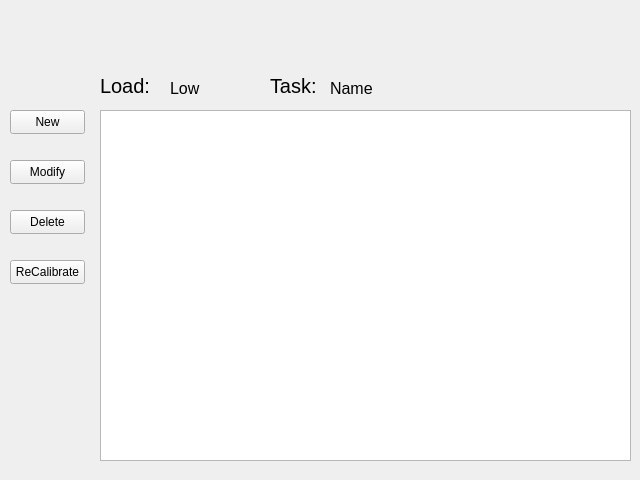
<?xml version="1.0" encoding="UTF-8"?>
<ui version="4.0">
 <class>MainWindow</class>
 <widget class="QMainWindow" name="MainWindow">
  <property name="geometry">
   <rect>
    <x>0</x>
    <y>0</y>
    <width>640</width>
    <height>480</height>
   </rect>
  </property>
  <property name="windowTitle">
   <string>MainWindow</string>
  </property>
  <widget class="QWidget" name="centralwidget">
   <widget class="QTableWidget" name="tableWidget">
    <property name="geometry">
     <rect>
      <x>100</x>
      <y>110</y>
      <width>531</width>
      <height>351</height>
     </rect>
    </property>
   </widget>
   <widget class="QPushButton" name="new_2">
    <property name="geometry">
     <rect>
      <x>10</x>
      <y>110</y>
      <width>75</width>
      <height>24</height>
     </rect>
    </property>
    <property name="text">
     <string>New</string>
    </property>
   </widget>
   <widget class="QPushButton" name="modify">
    <property name="geometry">
     <rect>
      <x>10</x>
      <y>160</y>
      <width>75</width>
      <height>24</height>
     </rect>
    </property>
    <property name="text">
     <string>Modify</string>
    </property>
   </widget>
   <widget class="QPushButton" name="delete_2">
    <property name="geometry">
     <rect>
      <x>10</x>
      <y>210</y>
      <width>75</width>
      <height>24</height>
     </rect>
    </property>
    <property name="text">
     <string>Delete</string>
    </property>
   </widget>
   <widget class="QPushButton" name="refresh">
    <property name="geometry">
     <rect>
      <x>10</x>
      <y>260</y>
      <width>75</width>
      <height>24</height>
     </rect>
    </property>
    <property name="text">
     <string>ReCalibrate</string>
    </property>
   </widget>
   <widget class="QLabel" name="Status_Wid">
    <property name="geometry">
     <rect>
      <x>100</x>
      <y>70</y>
      <width>61</width>
      <height>31</height>
     </rect>
    </property>
    <property name="font">
     <font>
      <pointsize>15</pointsize>
     </font>
    </property>
    <property name="text">
     <string>Load:</string>
    </property>
   </widget>
   <widget class="QLabel" name="status">
    <property name="geometry">
     <rect>
      <x>170</x>
      <y>80</y>
      <width>49</width>
      <height>16</height>
     </rect>
    </property>
    <property name="font">
     <font>
      <pointsize>12</pointsize>
     </font>
    </property>
    <property name="text">
     <string>Low</string>
    </property>
   </widget>
   <widget class="QLabel" name="Status_Wid_2">
    <property name="geometry">
     <rect>
      <x>270</x>
      <y>70</y>
      <width>61</width>
      <height>31</height>
     </rect>
    </property>
    <property name="font">
     <font>
      <pointsize>15</pointsize>
     </font>
    </property>
    <property name="text">
     <string>Task:</string>
    </property>
   </widget>
   <widget class="QLabel" name="status_2">
    <property name="geometry">
     <rect>
      <x>330</x>
      <y>80</y>
      <width>49</width>
      <height>16</height>
     </rect>
    </property>
    <property name="font">
     <font>
      <pointsize>12</pointsize>
     </font>
    </property>
    <property name="text">
     <string>Name</string>
    </property>
   </widget>
  </widget>
 </widget>
 <resources/>
 <connections/>
</ui>
